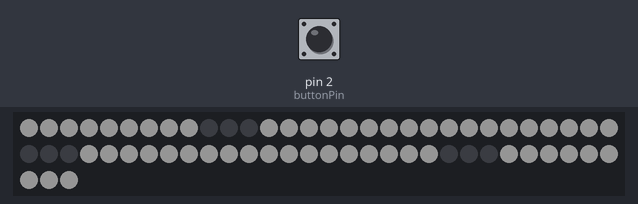
Recording of a sketch running on a simulated Arduino Uno, built with avr-gcc and run on an emulated ATmega328P. Shown: 63 RGB LEDs in strip order, left to right, continuing on the next row. The test bench sets the inputs (shaded band); at power-on: pin 2 (buttonPin) LOW. Dim RGB values are drawn brighter than linear.

Above: at 1.3 s.
1.4 s: pin 2 (buttonPin) pulled HIGH for 1.3 s
At 2.55 s:
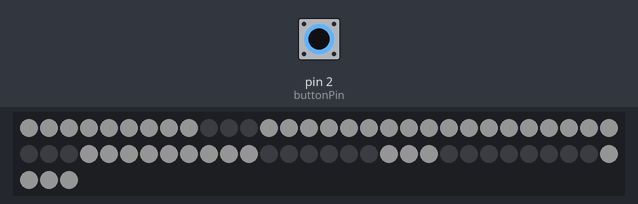
4.2 s: pin 2 (buttonPin) pulled HIGH for 1.3 s
At 6.4 s:
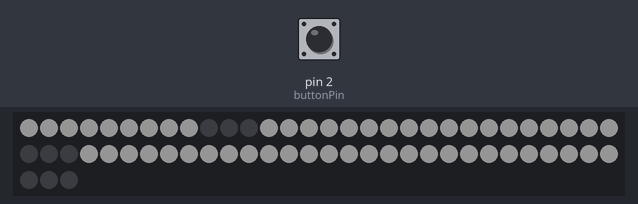
7.0 s: pin 2 (buttonPin) pulled HIGH for 3.2 s
At 9.62 s:
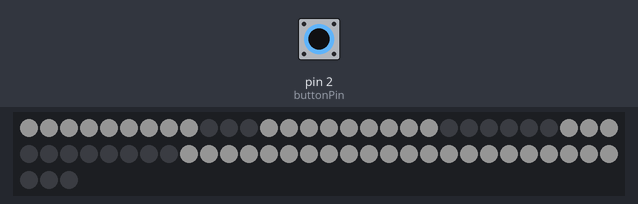
Timing chart, 0 to 11.1 s (numbered marks = the images above; inputs shaded):
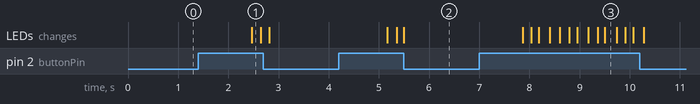

Measured:
- after the input at 1.4 s, the LEDs: change after 1.1 s (image 1)
- after the input at 4.2 s, the LEDs: first change after 0.97 s (image 2 shows a later state)
- after the input at 7.0 s, the LEDs: first change after 0.86 s (image 3 shows a later state)

The sketch:

ContadorV5.ino.ino
```cpp
#include <Time.h>
#include <TimeLib.h>
#include <Adafruit_NeoPixel.h>

const int buttonPin = 2;    // the number of the pushbutton pin
boolean flag = false;

//Designamos nuestro pin de datos
#define PIN 1
//Designamos cuantos pixeles tenemos en nuestra cinta led RGB
#define NUMPIXELS 63
#define delayval 50
#define rojo  pixels.Color(20, 0, 0)
#define  verde  pixels.Color(0, 20, 0)
#define  azul  pixels.Color(0, 0, 20)
#define  blanco  pixels.Color(20, 20, 20)


//Definimos el número de pixeles de la cinta y el pin de datos
//   Parámetro 1 = número de pixeles de la cinta
//   Parámetro 2 = número de pin de datos del Arduino
Adafruit_NeoPixel pixels = Adafruit_NeoPixel(NUMPIXELS, PIN, NEO_GRB + NEO_KHZ800);

// IMPORTANTE: Para reducir el riesgo de dañar los pixeles de la cinta, añada un condensador de 1000 uF a través de
// los cables de alimentación de la cinta, agregue una resistencia de 300-500 Ohm en la entrada de datos del primer pixel
// Y reduzca la distancia entre Arduino y el primera pixel.
// Evite realizar conexiones en el circuito vivo si lo va a hacer, conecte GND primero.

// Variables will change:
int ledState = LOW;         // the current state of the output pin
int buttonState;             // the current reading from the input pin
int lastButtonState = LOW;   // the previous reading from the input pin
uint32_t dia;
uint32_t segundos;

// the following variables are unsigned longs because the time, measured in
// milliseconds, will quickly become a bigger number than can be stored in an int.
unsigned long lastDebounceTime = 0;  // the last time the output pin was toggled
unsigned long debounceDelay = 50;    // the debounce time; increase if the output flickers


void pintar (int led);
void borrar(int);
int show(int, int, int);

void setup()
{
  pixels.begin();
  pinMode(buttonPin,INPUT);
  //Definimos nuestras variables de tipo uint32 para cada color que utilizaremos
  // pixels.Color toma valores en RGB, desde 0,0,0 hasta 255,255,255


  show(0, 0, 0);
  segundos = 0;
  dia = 0;
  // set initial LED state
}

void loop() {                                               //Este es el programa principal. Una mierda pero garantizamos que no tiene fisuras

uint32_t apagado = pixels.Color(0, 0, 0);

if (digitalRead(buttonPin)==HIGH){dia=dia+1;show(dia / 100, (dia / 10) % 10, dia % 10); delay(20);} //Esto se hace si has apretado el boton de añadir dias manualmente
else{
delay(899);                                                   //Esto está calculado a ojo. Si metes más cosas a ejecutar en el bucle principal tendrás que bajar este número.
segundos = segundos + 1;

if (segundos >= 86400)                                        //86400 es el número de segundos que hay en un día
  {dia = dia + 1;
  segundos = 0;}

  show(dia / 100, (dia / 10) % 10, dia % 10);                     //Esto actualiza los números en los leds

}
}
int show(int centenas, int decenas, int unidades) {
  switch (centenas)                                                  //Aquí la programación de cuáles ledes tienen que encenderse y cuáles apagarse, para las centenas.
  {
    case 0:
      for (int i = 0; i < 21; i++) {
        if (i < 9 || 11 < i) {
          pintar (i);
        }
        else {
          borrar (i);
        }
      }
      break;

    case 1:
      for (int i = 0; i < 21; i++) {
        if ((5 < i && i < 9) || (16 < i)) {
          pintar (i);
        }
        else {
          borrar (i);
        }
      }
      break;

    case 2:
      for (int i = 0; i < 21; i++) {
        if (i < 6 || (8 < i && i < 12) || 14 < i) {
          pintar (i);
        }
        else {
          borrar (i);
        }
      }
      break;

    case 3:
      for (int i = 0; i < 21; i++) {
        if ((2 < i && i < 12) ||  14 < i) {
          pintar (i);
        }
        else {
          borrar (i);
        }
      }
      break;

    case 4:
      for (int i = 0; i < 21; i++) {
        if ((5 < i && i < 15) || 17 < i) {
          pintar (i);
        }
        else {
          borrar (i);
        }
      }
      break;

    case 5:
      for (int i = 0; i < 21; i++) {
        if (2 < i && i < 18) {
          pintar (i);
        }
        else {
          borrar (i);
        }
      }
      break;

    case 6:
      for (int i = 0; i < 21; i++) {
        if (i < 18) {
          pintar (i);
        }
        else {
          borrar (i);
        }
      }
      break;

    case 7:
      for (int i = 0; i < 21; i++) {
        if ((5 < i && i < 9) || (14 < i)) {
          pintar (i);
        }
        else {
          borrar (i);
        }
      }
      break;

    case 8:
      for (int i = 0; i < 21; i++) {
        if (1) {
          pintar (i);
        }
        else {
          borrar (i);
        }
      }
      break;

    case 9:
      for (int i = 0; i < 21; i++) {
        if (2 < i) {
          pintar (i);
        }
        else {
          borrar (i);
        }
      }
      break;
  }

  switch (decenas)                                                                //Aquí la programación de cuáles ledes tienen que encenderse y cuáles apagarse, para las decenas.
  {
    case 0:
      for (int i = 0; i < 21; i++) {
        if (i < 9 || 11 < i) {
          pintar (i + 21);
        }
        else {
          borrar (i + 21);
        }
      }
      break;

    case 1:
      for (int i = 0; i < 21; i++) {
        if ((5 < i && i < 9) || (16 < i)) {
          pintar (i + 21);
        }
        else {
          borrar (i + 21);
        }
      }
      break;

    case 2:
      for (int i = 0; i < 21; i++) {
        if (i < 6 || (8 < i && i < 12) || 14 < i) {
          pintar (i + 21);
        }
        else {
          borrar (i + 21);
        }
      }
      break;

    case 3:
      for (int i = 0; i < 21; i++) {
        if ((2 < i && i < 12) ||  14 < i) {
          pintar (i + 21);
        }
        else {
          borrar (i + 21);
        }
      }
      break;

    case 4:
      for (int i = 0; i < 21; i++) {
        if ((5 < i && i < 15) || 17 < i) {
          pintar (i + 21);
        }
        else {
          borrar (i + 21);
        }
      }
      break;

    case 5:
      for (int i = 0; i < 21; i++) {
        if (2 < i && i < 18) {
          pintar (i + 21);
        }
        else {
          borrar (i + 21);
        }
      }
      break;

    case 6:
      for (int i = 0; i < 21; i++) {
        if (i < 18) {
          pintar (i + 21);
        }
        else {
          borrar (i + 21);
        }
      }
      break;

    case 7:
      for (int i = 0; i < 21; i++) {
        if ((5 < i && i < 9) || (14 < i)) {
          pintar (i + 21);
        }
        else {
          borrar (i + 21);
        }
      }
      break;

    case 8:
      for (int i = 0; i < 21; i++) {
        if (1) {
          pintar (i + 21);
        }
        else {
          borrar (i + 21);
        }
      }
      break;

    case 9:
      for (int i = 0; i < 21; i++) {
        if (2 < i) {
          pintar (i + 21);
        }
        else {
          borrar (i + 21);
        }
      }
      break;
  }


  switch (unidades)                                                                        //Aquí la programación de cuáles ledes tienen que encenderse y cuáles apagarse, para las unidades.
  {
    case 0:
      for (int i = 0; i < 21; i++) {
        if (i < 9 || 11 < i) {
          pintar (i + 42);
        }
        else {
          borrar (i + 42);
        }
      }
      break;

    case 1:
      for (int i = 0; i < 21; i++) {
        if ((5 < i && i < 9) || (16 < i)) {
          pintar (i + 42);
        }
        else {
          borrar (i + 42);
        }
      }
      break;

    case 2:
      for (int i = 0; i < 21; i++) {
        if (i < 6 || (8 < i && i < 12) || 14 < i) {
          pintar (i + 42);
        }
        else {
          borrar (i + 42);
        }
      }
      break;

    case 3:
      for (int i = 0; i < 21; i++) {
        if ((2 < i && i < 12) ||  14 < i) {
          pintar (i + 42);
        }
        else {
          borrar (i + 42);
        }
      }
      break;

    case 4:
      for (int i = 0; i < 21; i++) {
        if ((5 < i && i < 15) || 17 < i) {
          pintar (i + 42);
        }
        else {
          borrar (i + 42);
        }
      }
      break;

    case 5:
      for (int i = 0; i < 21; i++) {
        if (2 < i && i < 18) {
          pintar (i + 42);
        }
        else {
          borrar (i + 42);
        }
      }
      break;

    case 6:
      for (int i = 0; i < 21; i++) {
        if (i < 18) {
          pintar (i + 42);
        }
        else {
          borrar (i + 42);
        }
      }
      break;

    case 7:
      for (int i = 0; i < 21; i++) {
        if ((5 < i && i < 9) || (14 < i)) {
          pintar (i + 42);
        }
        else {
          borrar (i + 42);
        }
      }
      break;

    case 8:
      for (int i = 0; i < 21; i++) {
        if (1) {
          pintar (i + 42);
        }
        else {
          borrar (i + 42);
        }
      }
      break;

    case 9:
      for (int i = 0; i < 21; i++) {
        if (2 < i) {
          pintar (i + 42);
        }
        else {
          borrar (i + 42);
        }
      }
      break;
  }
}

void pintar (int led) {
  pixels.setPixelColor(led, blanco);  //Función que pinta. Cambiar aquí colores e intensidades
  pixels.show();
}
void borrar (int led) {
  pixels.setPixelColor(led, pixels.Color(0, 0, 0));  //Función que borra
  pixels.show();
}
```
